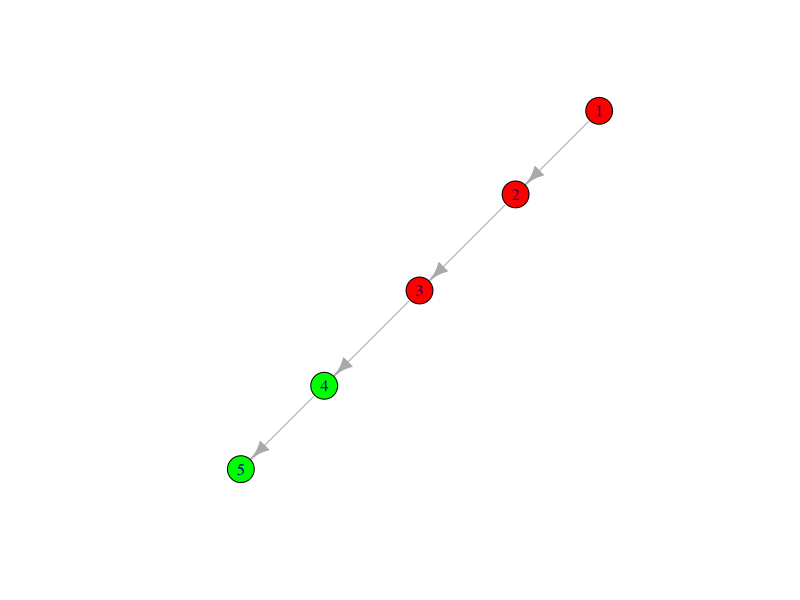
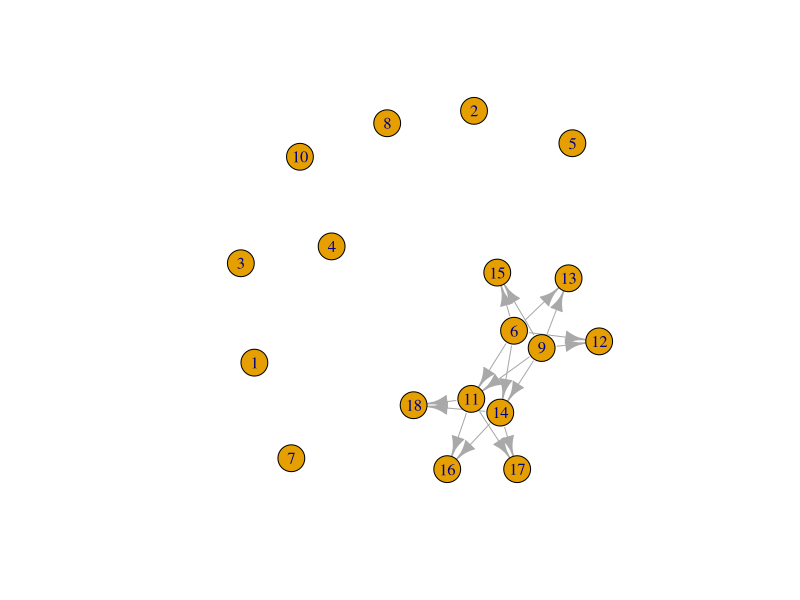

Generate these figures, in order, with R:
library(igraph)
g <- make_empty_graph() %>%
  add_vertices(3, color = "red") %>%
  add_vertices(2, color = "green") %>%
  add_edges(c(1,2, 2,3, 3,4, 4,5))
g
V(g)[[]]
plot(g)

edgesMom <- numeric(10)
edgesMom[2*(1:5)- 1] <- 6
edgesMom[2*(1:5)] <- 11:15
edgesDad <- numeric(10)
edgesDad[2*(1:5)- 1] <- 9
edgesDad[2*(1:5)] <- 11:15
g <- make_empty_graph() +
  vertices(1:10) +
  vertices(11:15) +
  edges(c(edgesMom, edgesDad)) +
  vertices(16:18) +
  edges(c(11, 16, 11, 17, 11, 18, 14, 16, 14, 17, 14, 18))
plot(g)
distances(g, v = 16, to = c(1:15, 17:18))
ego(g, order = 2, nodes = 16, mindist = 1)
